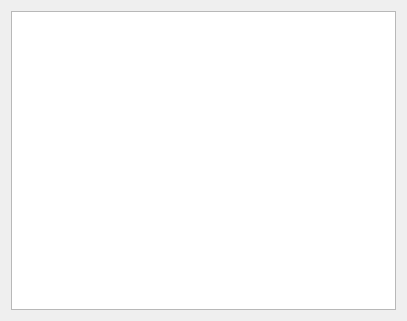
<?xml version="1.0" encoding="UTF-8"?>
<ui version="4.0">
 <class>SpecterWidget</class>
 <widget class="QWidget" name="SpecterWidget">
  <property name="geometry">
   <rect>
    <x>0</x>
    <y>0</y>
    <width>407</width>
    <height>321</height>
   </rect>
  </property>
  <property name="windowTitle">
   <string>Specter</string>
  </property>
  <layout class="QHBoxLayout" name="horizontalLayout">
   <item>
    <widget class="QGraphicsView" name="spectrumView">
     <property name="verticalScrollBarPolicy">
      <enum>Qt::ScrollBarAlwaysOff</enum>
     </property>
     <property name="horizontalScrollBarPolicy">
      <enum>Qt::ScrollBarAlwaysOff</enum>
     </property>
     <property name="interactive">
      <bool>true</bool>
     </property>
     <property name="sceneRect">
      <rectf>
       <x>0.000000000000000</x>
       <y>0.000000000000000</y>
       <width>300.000000000000000</width>
       <height>300.000000000000000</height>
      </rectf>
     </property>
    </widget>
   </item>
  </layout>
 </widget>
 <resources/>
 <connections/>
</ui>
